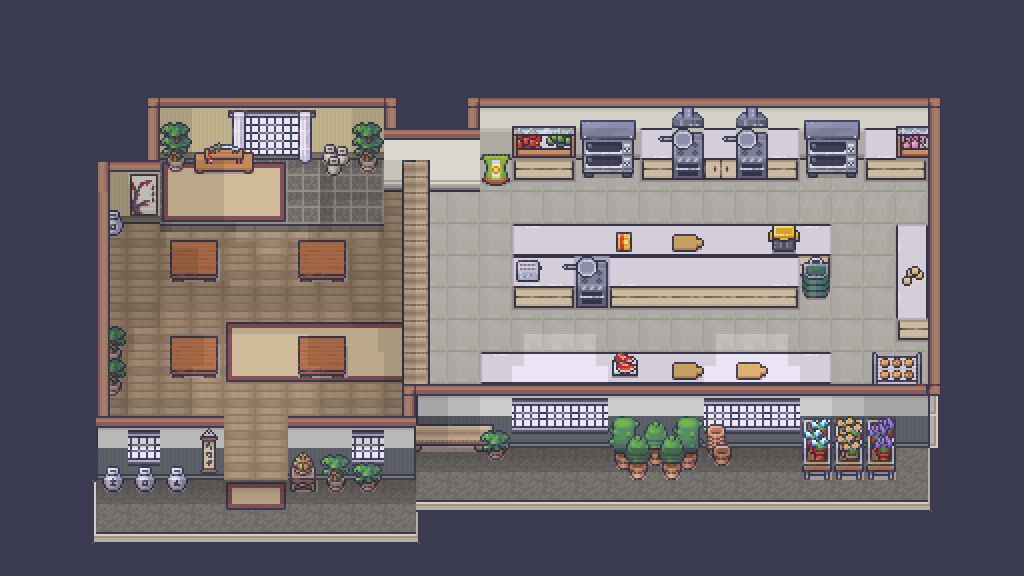

A level layout from a 2D game, rendered from its tile map. Below: a short description, then the map file with tile-grid data replaced by summaries:
An orthogonal 32x18 tile map with 32x32 px tiles, 24 tile layers (background, floor, walls, counters + wall decor, ...), 5 tilesets and 68 objects.

<map version="1.10" tiledversion="1.10.0" orientation="orthogonal" renderorder="right-down" width="32" height="18" tilewidth="32" tileheight="32" infinite="0" nextlayerid="67" nextobjectid="207">
 <tileset firstgid="1" source="Room_Builder_32x32.tsx" />
 <tileset firstgid="8285" source="12_Kitchen_32x32.tsx" />
 <tileset firstgid="9069" source="16_Grocery_store_32x32.tsx" />
 <tileset firstgid="10317" source="20_Japanese_interiors_32x32.tsx" />
 <tileset firstgid="10829" source="9_Fishing_32x32.tsx" />
 <objectgroup id="43" name="walls">
  <object id="131" x="414.667" y="384" width="525.333" height="63.3333" />
  <object id="132" x="928" y="96.75" width="12.5" height="287" />
  <object id="133" x="430.333" y="129" width="49.3333" height="62.6667" />
  <object id="134" x="384.333" y="128.333" width="17.6667" height="62.6667" />
  <object id="135" x="160" y="98.6667" width="223.667" height="60.3333" />
  <object id="136" x="110.667" y="160.333" width="49" height="62.3333" />
  <object id="137" x="97.3333" y="160" width="12.6667" height="257" />
  <object id="138" x="97.3333" y="417.333" width="126.667" height="62.3333" />
  <object id="139" x="272.667" y="412.667" width="144" height="67.3333" />
  <object id="140" x="402" y="383.667" width="12.3333" height="32.6667" />
 </objectgroup>
 <objectgroup id="34" name="tables" offsetx="0.833333" offsety="0.333333">
  <object id="141" x="294.19" y="335.917" width="50.4773" height="44.3182" />
  <object id="142" x="293.167" y="239.417" width="52" height="44.9773" />
  <object id="143" x="164.712" y="239.417" width="52.4545" height="44.9773" />
  <object id="144" x="164.531" y="335.667" width="52.6364" height="46.1591" />
 </objectgroup>
 <objectgroup id="35" name="bin">
  <object id="145" x="800.333" y="256.333" width="30" height="43.3333" />
 </objectgroup>
 <objectgroup id="37" name="counter">
  <object id="146" x="480" y="352" width="31.6667" height="31.6667" />
  <object id="148" x="512.167" y="352.5" width="31.6667" height="31.6667" />
  <object id="149" x="544.5" y="352.167" width="31.6667" height="31.6667" />
  <object id="150" x="576.5" y="352.167" width="31.6667" height="31.6667" />
  <object id="151" x="640.5" y="352.5" width="31.6667" height="31.6667" />
  <object id="152" x="704.167" y="352.5" width="31.6667" height="31.6667" />
  <object id="153" x="768.5" y="352.5" width="31.6667" height="31.6667" />
  <object id="154" x="800.5" y="352.167" width="31.6667" height="31.6667" />
  <object id="155" x="800.167" y="224.5" width="31.6667" height="31.6667" />
  <object id="156" x="736.5" y="224.5" width="31.6667" height="31.6667" />
  <object id="157" x="704.833" y="224.167" width="31.6667" height="31.6667" />
  <object id="158" x="640.5" y="224.167" width="31.6667" height="31.6667" />
  <object id="159" x="576.167" y="224.167" width="31.6667" height="31.6667" />
  <object id="160" x="544.833" y="224.5" width="31.6667" height="31.6667" />
  <object id="161" x="512.833" y="224.833" width="31.6667" height="31.6667" />
  <object id="162" x="895.833" y="224.833" width="31.6667" height="31.6667" />
  <object id="163" x="896.5" y="288.5" width="31.6667" height="51" />
  <object id="164" x="544.333" y="256" width="30.6667" height="51" />
  <object id="165" x="609" y="256.833" width="30.6667" height="51" />
  <object id="166" x="640.333" y="256.833" width="30.6667" height="51" />
  <object id="167" x="673" y="256.833" width="30.6667" height="51" />
  <object id="168" x="704.667" y="256.5" width="30.6667" height="51" />
  <object id="169" x="736.667" y="256.5" width="30.6667" height="51" />
  </objectgroup>
 <objectgroup id="32" name="frying">
  <!-- 25 objects omitted --></objectgroup>
 <objectgroup id="30" name="chopping board">
  <!-- 22 objects omitted --></objectgroup>
 <objectgroup id="22" name="toaster" opacity="0.94">
  <!-- 19 objects omitted --></objectgroup>
 <objectgroup id="54" name="oven">
  <!-- 18 objects omitted --></objectgroup>
 <objectgroup id="49" name="customer counter">
  <!-- 16 objects omitted --></objectgroup>
 <objectgroup id="24" name="tomato">
  <!-- 9 objects omitted --></objectgroup>
 <objectgroup id="25" name="lettuce">
  <!-- 8 objects omitted --></objectgroup>
 <objectgroup id="26" name="onion">
  <!-- 7 objects omitted --></objectgroup>
 <objectgroup id="27" name="mince">
  <!-- 6 objects omitted --></objectgroup>
 <objectgroup id="28" name="buns">
  <!-- 5 objects omitted --></objectgroup>
 <objectgroup id="55" name="dough">
  <!-- 4 objects omitted --></objectgroup>
 <objectgroup id="56" name="cheese">
  <!-- 3 objects omitted --></objectgroup>
 <objectgroup id="57" name="potato">
  <!-- 2 objects omitted --></objectgroup>
 <objectgroup id="66" name="toolbox">
  <!-- 1 objects omitted --></objectgroup>
 <layer id="1" name="background" width="32" height="18">
  <data>[576 cells, 576 non-empty, 2 distinct tile ids]</data>
 </layer>
 <layer id="4" name="floor" width="32" height="18">
  <data>[576 cells, 234 non-empty, 6 distinct tile ids]</data>
 </layer>
 <layer id="2" name="walls" width="32" height="18">
  <data>[576 cells, 128 non-empty, 22 distinct tile ids]</data>
 </layer>
 <layer id="5" name="counters + wall decor" width="32" height="18">
  <data>[576 cells, 143 non-empty, 49 distinct tile ids]</data>
 </layer>
 <layer id="64" name="Repair Box" width="32" height="18" offsetx="0" offsety="-2">
  <data>[576 cells, 1 non-empty, 1 distinct tile ids]</data>
 </layer>
 <layer id="31" name="frying" width="32" height="18">
  <data>[576 cells, 6 non-empty, 2 distinct tile ids]</data>
 </layer>
 <layer id="29" name="chopping board" width="32" height="18">
  <data>[576 cells, 3 non-empty, 1 distinct tile ids]</data>
 </layer>
 <layer id="16" name="tomato" width="32" height="18">
  <data>[576 cells, 1 non-empty, 1 distinct tile ids]</data>
 </layer>
 <layer id="11" name="decor" width="32" height="18">
  <data>[576 cells, 80 non-empty, 40 distinct tile ids]</data>
 </layer>
 <layer id="65" name="Tables" width="32" height="18" offsetx="0" offsety="-22">
  <data>[576 cells, 16 non-empty, 4 distinct tile ids]</data>
 </layer>
 <layer id="17" name="lettuce" width="32" height="18">
  <data>[576 cells, 1 non-empty, 1 distinct tile ids]</data>
 </layer>
 <layer id="18" name="onions" width="32" height="18">
  <data>[576 cells, 1 non-empty, 1 distinct tile ids]</data>
 </layer>
 <layer id="19" name="patty" width="32" height="18">
  <data>[576 cells, 1 non-empty, 1 distinct tile ids]</data>
 </layer>
 <layer id="20" name="buns" width="32" height="18">
  <data>[576 cells, 2 non-empty, 2 distinct tile ids]</data>
 </layer>
 <layer id="58" name="dough" width="32" height="18">
  <data>[576 cells, 1 non-empty, 1 distinct tile ids]</data>
 </layer>
 <layer id="61" name="potato" width="32" height="18">
  <data>[576 cells, 2 non-empty, 2 distinct tile ids]</data>
 </layer>
 <layer id="62" name="cheese" width="32" height="18">
  <data>[576 cells, 1 non-empty, 1 distinct tile ids]</data>
 </layer>
 <layer id="63" name="Bin" width="32" height="18">
  <data>[576 cells, 2 non-empty, 2 distinct tile ids]</data>
 </layer>
 <layer id="23" name="toaster" width="32" height="18">
  <data>[576 cells, 1 non-empty, 1 distinct tile ids]</data>
 </layer>
 <layer id="60" name="oven" width="32" height="18">
  <data>[576 cells, 12 non-empty, 6 distinct tile ids]</data>
 </layer>
 <layer id="9" name="pantry shelves" width="32" height="18" offsetx="0" offsety="4">
  <data>[576 cells, 6 non-empty, 4 distinct tile ids]</data>
 </layer>
 <layer id="7" name="base shadows" width="32" height="18">
  <data>[576 cells, 232 non-empty, 8 distinct tile ids]</data>
 </layer>
 <layer id="13" name="2nd shadow" width="32" height="18">
  <data>[576 cells, 54 non-empty, 6 distinct tile ids]</data>
 </layer>
 <layer id="8" name="borders" width="32" height="18">
  <data>[576 cells, 73 non-empty, 10 distinct tile ids]</data>
 </layer>
</map>
<!-- 30 of 68 objects omitted -->
